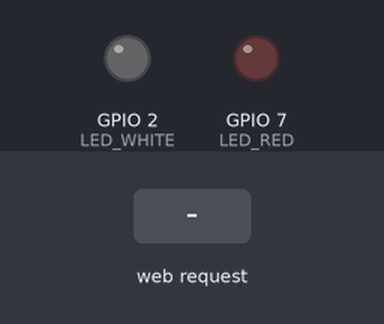
Bench run of a sketch on a simulated ESP32-S3. Shown: output pins drawn as LEDs (lit = HIGH). Inputs (shaded band) come from the test bench. WiFi joins after 1.5 s; servers stay silent unless stated; what the sketch prints to the serial monitor is not drawn.

Above: at 4.7 s.
4.8 s: HTTP request GET /input0 received
At 5.8 s:
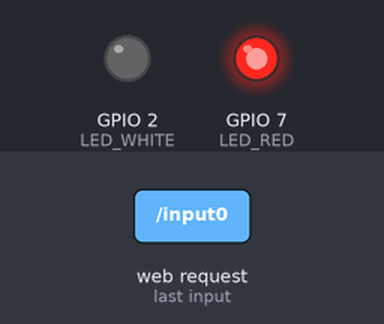
6.3 s: HTTP request GET /input1 received
At 7.0 s:
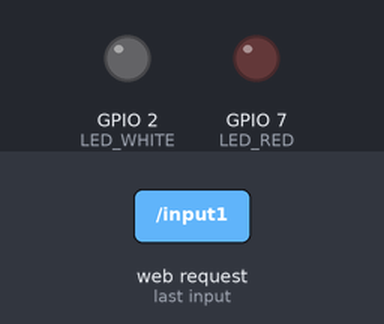
Timing chart, 0 to 9.3 s (numbered marks = the images above; inputs shaded):
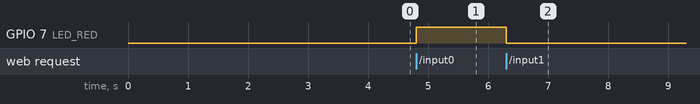

Measured:
- after the input at 4.8 s, GPIO 7 (LED_RED): LOW → HIGH at once
- after the input at 6.3 s, GPIO 7 (LED_RED): HIGH → LOW at once

The sketch:

EspWifiTest.ino
```cpp
#include <WiFi.h>
#include "webpage.h"
#include "definitions.h"

// create server on port 80
WiFiServer server(80);

void setup() {
  // initialize LED outputs
  pinMode(LED_RED, OUTPUT);
  pinMode(LED_WHITE, OUTPUT);
  digitalWrite(LED_WHITE, LOW);

  Serial.begin(115200);
  delay(2000);

  Serial.println("Initializing WIFI");
  WiFi.disconnect(true);
  // static memory allocation
  WiFi.useStaticBuffers(true);
  WiFi.setHostname(HOSTNAME);
  WiFi.mode(WIFI_STA);
  WiFi.config(INADDR_NONE, INADDR_NONE, INADDR_NONE);
  WiFi.begin(NETWORK_SSID, PASSWORD);

  while (WiFi.status() != WL_CONNECTED) {
    delay(500);
    Serial.print(".");
  }

  server.begin();
  Serial.println("WIFI Connected");
}

void loop() {
  // listen for incoming clients
  WiFiClient client = server.available();

  if (client) {

    bool newData = false;
    String rxLine = "";

    while (client.connected()) {
      if (client.available()) {
        char c = client.read();
        rxLine += c;
        // newline received
        if (c == '\n') {
          if(newData) {
            processInputs(rxLine);
            Serial.write(rxLine.c_str());
            rxLine = "";
            newData = false;
          }
          else {
            // send a standard response
            client.println("HTTP/1.1 200 OK");
            client.println("Content-Type: text/html");

            if(CLOSE_CONNECTION) {
              client.println("Connection: close");
            }
            if(REFRESH_INTERVAL) {
              client.println("Refresh: " + String(REFRESH_INTERVAL));
            }

            client.println();
            client.println(getWebpage());
            break;
          }
        }
        // character is neither a newline nor a carriage return
        else if (c != '\r') {
          newData = true;
        }
      }
    }

    // wait before closing the connection
    delay(5);
    client.stop();
    Serial.println("client disconnected");
  }
}
```

definitions.h
```cpp
#ifndef INC_DEFINITIONS_H_
#define INC_DEFINITIONS_H_

// the refresh interval in seconds (set to zero to disable)
#define REFRESH_INTERVAL  0
// close connection after http request or stay active
#define CLOSE_CONNECTION  false
// GPIO pin definitions
#define LED_RED           7
#define LED_WHITE         2

// enter http://testhost to access the webpage
#define HOSTNAME        "testhost"
#define NETWORK_SSID    "WifiName"
#define PASSWORD        "WifiPassword"

#endif
```

webpage.h
```cpp
#ifndef INC_WEBPAGE_H_
#define INC_WEBPAGE_H_

#include <String.h>

// function prototypes
String getWebpage();
void processInputs(String response);

#endif
```

webpage.ino
```cpp
#include "webpage.h"

String htmlText =

R"(<!DOCTYPE html>
<html>
   <form action="./input0">
      <input type="submit" value="LED On" />
   </form>
   <form action="./input1">
      <input type="submit" value="LED Off" />
   </form>
   <p>LED is {output0}</p>
   <p>Count is {output1}</p>
   </body>
</html>)";

uint8_t ledState = LOW;
int ledCount = 0;

String getWebpage() {
   String webpage = String(htmlText);
   // replace tags in html text
   String ledStateText = (ledState == HIGH) ? "ON" : "OFF";
   webpage.replace("{output0}", ledStateText);
   webpage.replace("{output1}", String(ledCount));
   return webpage;
}

void processInputs(String response) {
   if(response.indexOf("GET") >= 0) {
      if(response.indexOf("input0") >= 0) {
         ledState = HIGH;
         digitalWrite(LED_RED, ledState);
         ledCount++;
      }
      else if(response.indexOf("input1") >= 0) {
         ledState = LOW;
         digitalWrite(LED_RED, ledState);
         ledCount++;
      }
   }
}
```
